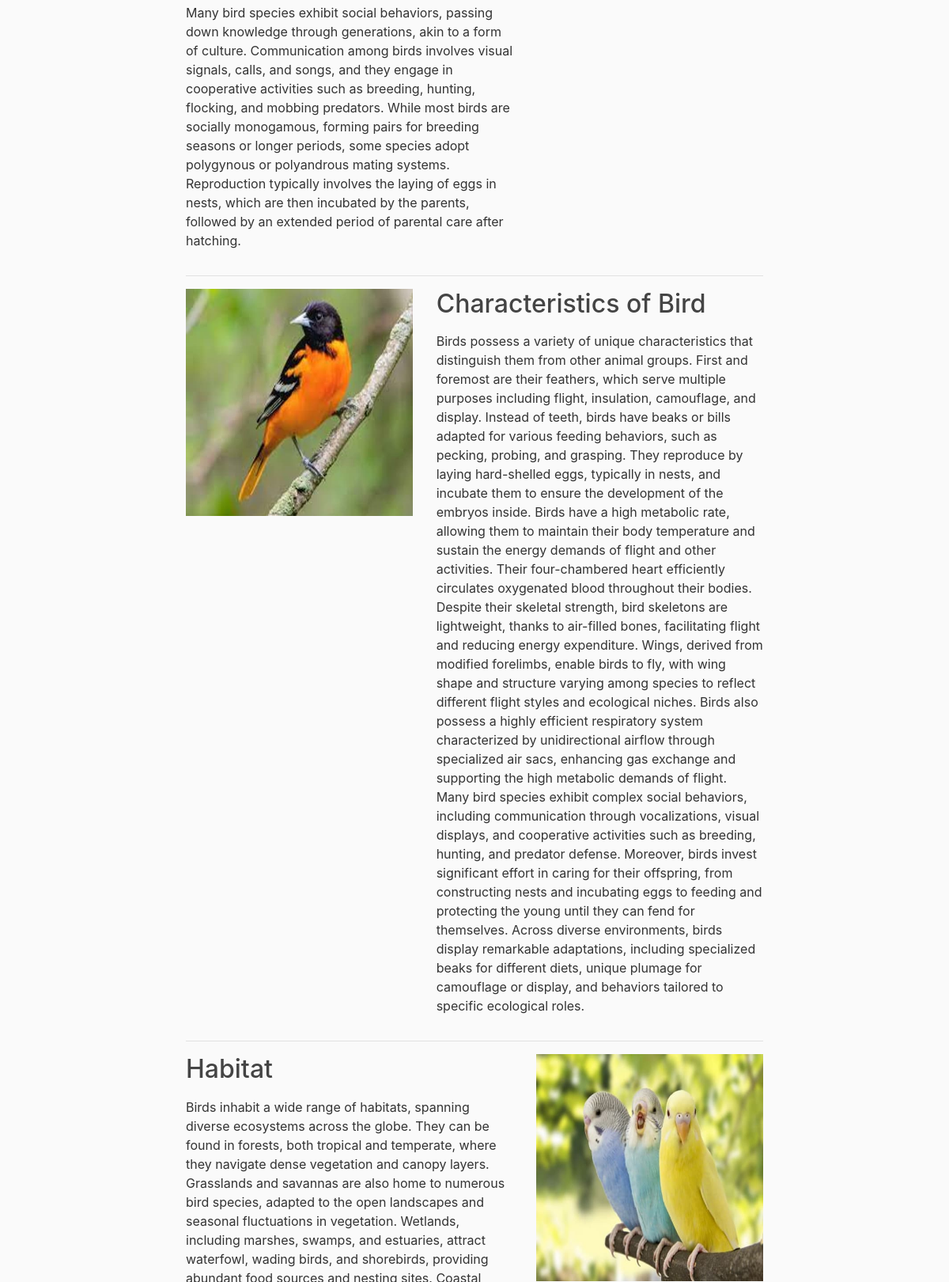
The page /classification_info/Bird/ (middle part) on the database as committed earlier.
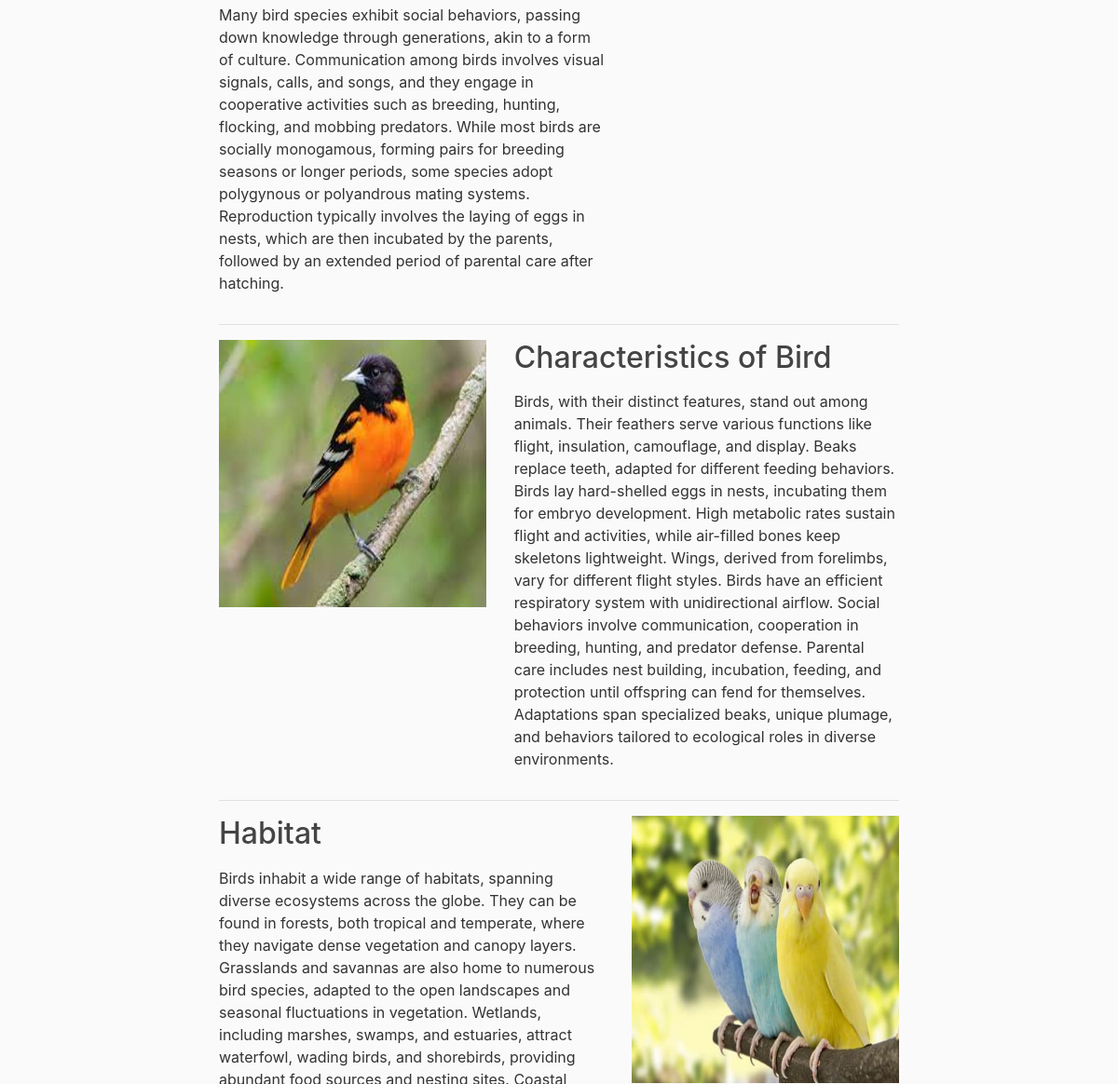
The same page on the database as committed later.
### blog/models.py (models this page shows, shortened)
class Category_informations(models.Model):
    categories_type = models.CharField(max_length=255)
    categories_description = models.TextField()
    category_image = models.ImageField(upload_to='category_images/%Y')
    image_one = models.ImageField(upload_to='category_images/catview_images/%Y', blank=True, null=True)
    image_two = models.ImageField(upload_to='category_images/catview_images/%Y', blank=True, null=True)
    image_three = models.ImageField(upload_to='category_images/catview_images/%Y', blank=True, null=True)
    image_four = models.ImageField(upload_to='category_images/catview_images/%Y', blank=True, null=True)
    image_five = models.ImageField(upload_to='category_images/catview_images/%Y', blank=True, null=True)
    image_six = models.ImageField(upload_to='category_images/catview_images/%Y', blank=True, null=True)
    characteristics = models.TextField()
    habitat = models.TextField()
    diet = models.TextField()
    reproduction = models.TextField()
    notable_species = models.TextField()

### blog/views.py (the view)
# urls.py: path('classification_info/<str:categories_type>/',views.class_view, name='class_view'),
def class_view(request, categories_type):
    category_info = get_object_or_404(Category_informations, categories_type=categories_type)
    return render(request, 'blog/classification_view.html', {'category_info': category_info})

### blog/templates/blog/classification_view.html (shortened to what this page needs)
  {% extends 'blog/base.html' %}
  {% load static %}
  {% block content %}
  <div class="row featurette">
      <div class="col-md-7">
        <p class="lead indent-text">{{ category_info.categories_description | linebreaks }}</p>
      </div>
      <div class="col-md-5">
      </div>
    </div>
    <hr class="featurette-divider">
    <div class="row featurette">
      <div class="col-md-7 order-md-2">
        <h2 class="featurette-heading">Characteristics of {{category_info.categories_type}}</h2>
        <p class="lead">{{ category_info.characteristics | linebreaks }}  </p>
      </div>
      <div class="col-md-5 order-md-1">
        <img class="featurette-image img-fluid mx-auto" src="{{ category_info.image_two.url}}" alt="Generic placeholder image">
      </div>
    </div>
    <hr class="featurette-divider">
    <div class="row featurette">
      <div class="col-md-7">
        <h2 class="featurette-heading">Habitat</h2>
        <p class="lead">{{category_info.habitat | linebreaks}}</p>
      </div>
      <div class="col-md-5">
        <img class="featurette-image img-fluid mx-auto" src="{{ category_info.image_three.url}}" alt="Generic placeholder image">
      </div>
    </div>
  {% endblock content %}

Rows that differ between the two databases and show on the page:
changed Category_informations "Bird": characteristics "Birds possess a variety of unique characteristics that distinguish them from other animal groups. First and foremost are their feathers, which serve multiple purposes including flight, insulation, camouflage, and display. Instead of teeth, birds have beaks or bills adapted for various feeding behaviors, such as pecking, probing, and grasping. They reproduce by laying hard-shelled eggs, typically in nests, and incubate them to ensure the development of the embryos inside. Birds have a high metabolic rate, allowing them to maintain their body temperature and sustain the energy demands of flight and other activities. Their four-chambered heart efficiently circulates oxygenated blood throughout…" → "Birds, with their distinct features, stand out among animals. Their feathers serve various functions like flight, insulation, camouflage, and display. Beaks replace teeth, adapted for different feeding behaviors. Birds lay hard-shelled eggs in nests, incubating them for embryo development. High metabolic rates sustain flight and activities, while air-filled bones keep skeletons lightweight. Wings, derived from forelimbs, vary for different flight styles. Birds have an efficient respiratory system with unidirectional airflow. Social behaviors involve communication, cooperation in breeding, hunting, and predator defense. Parental care includes nest building, incubation, feeding, and…"
